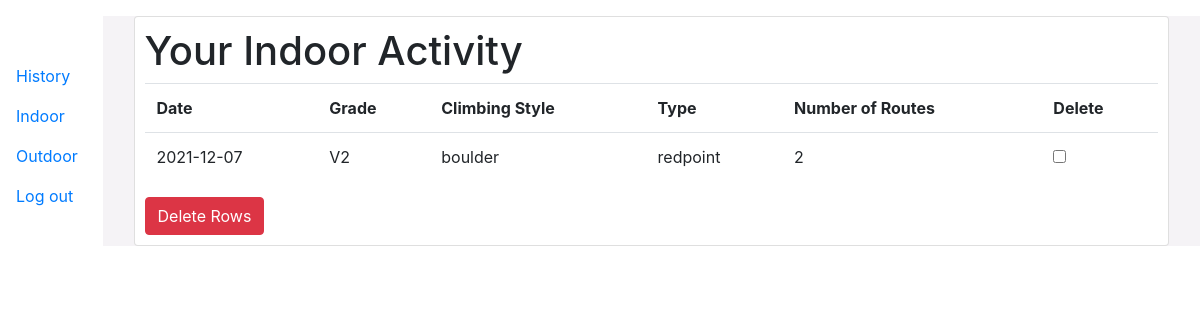
Screenshot of /history (signed in) with the database file from the repository.
### tables this page shows
CREATE TABLE indoor (user_id INTEGER NOT NULL, date TEXT, grade TEXT, type TEXT, num_routes INTEGER, send_type TEXT, FOREIGN KEY (user_id) REFERENCES users (user_id));

### app.py (the view)
@app.route("/history")
def history():
    user = session['user_id']
    conn = get_db()
    rows = conn.execute('SELECT rowid, * FROM indoor WHERE user_id = ?', (user,) ).fetchall()
    conn.close()
    return render_template("history.html", rows = rows)

### app.py (called while the page is built)
def get_db():
    conn = sql.connect('climbs.db')
    conn.row_factory = sql.Row
    return conn

### templates/history.html
{% extends "layout.html" %}
{% block main %}
<div class = "container-fluid">
<div class = "card row m-3">
    <h1>Your Indoor Activity</h1>
    <form action = "/delete", method = "post">
    <table class = "table" id = "results-table">
        <tr>
            <th>Date</th>
            <th>Grade</th>
            <th>Climbing Style</th>
            <th>Type</th>
            <th>Number of Routes</th>
            <th>Delete</th>
        </tr>
        {% for row in rows %}
        <tr>
            <td>{{ row['date'] }}</td>
            <td>{{ row['grade'] }}</td>
            <td>{{ row['type'] }}</td>
            <td>{{ row['send_type'] }}</td>
            <td>{{ row['num_routes'] }}</td>
            <td><input type = "checkbox" name = "delete" value = "{{ row['rowid'] }}"></td>
        </tr>
        {% endfor %}
    </table>
    <input class = "btn btn-danger" type = "submit" value = "Delete Rows">
</form>
</div>
</div>
{% endblock %}

### static/styles.css (style rules this page uses)
body { font-family: 'Segoe UI', Tahoma, Geneva, Verdana, sans-serif; font-weight: 400; background-color: #F5F3F6; color: #a6a6a6; overflow-x: hidden; }
.container-fluid { background-color: #F5F3F6; }
.card { padding: 10px; border-radius: 10px; height: 100%; }

### rows the page displays
indoor: date "2021-12-07", grade "V2", type "boulder", send_type "redpoint", num_routes "2"
